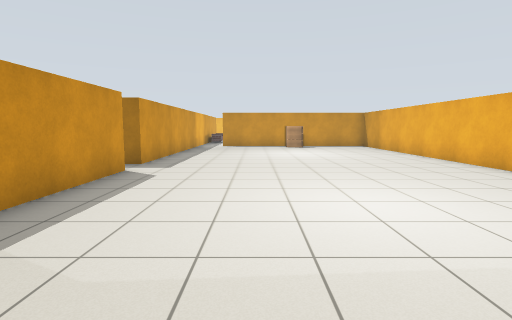
View 1 (above)

23 first-person views from a walk through a Gazebo world. The camera is 1.1 m above the floor, tilts 6° down and sees 80° across. The floor is counted in squares, 1 m on a side. Each view is taken from the middle of a square. On the plan, view 1 faces up. The plan holds only what a view shows up to about 12 squares ahead; the rest is blank. Simple shapes stand in for some stock models. Some surface patterns are stand-ins.

View 2
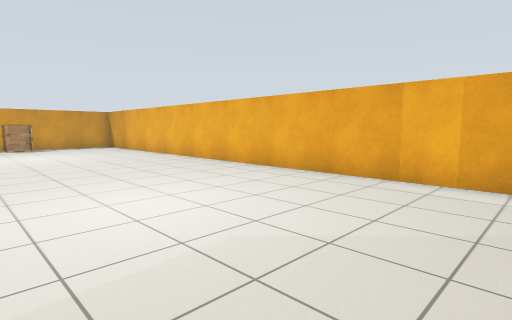

View 3
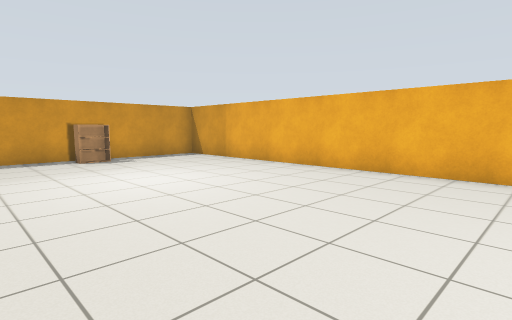

View 4
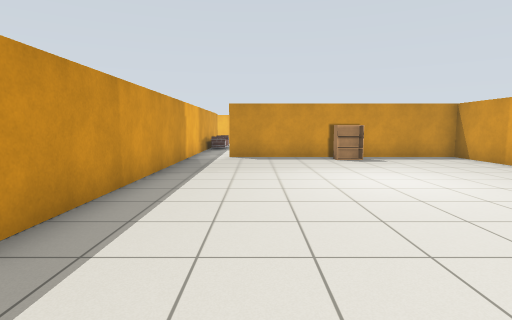

View 5
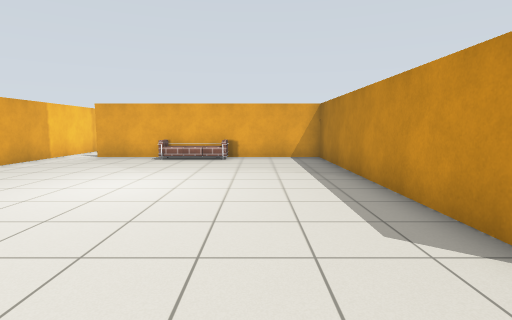

View 6
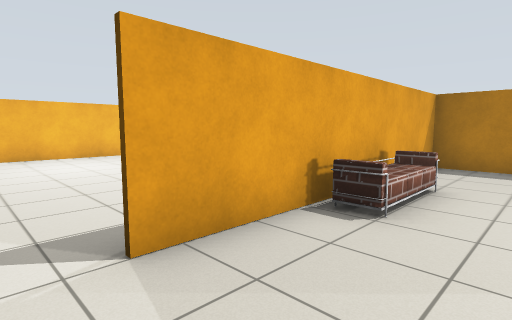

View 7
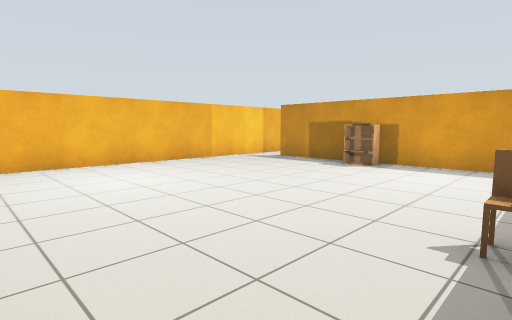

View 8
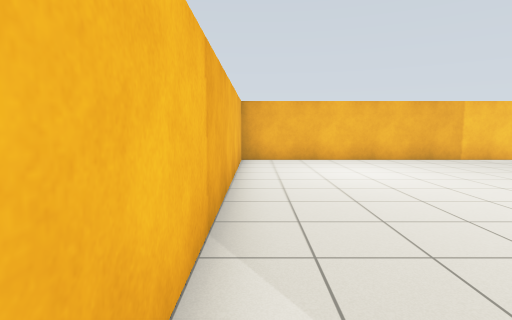

View 9
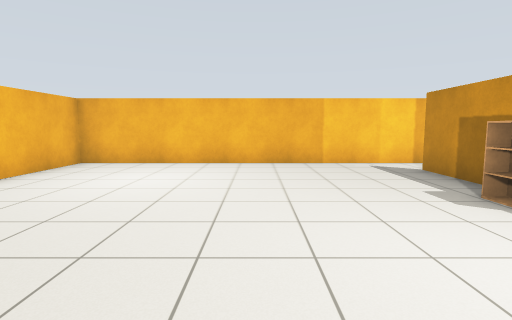

View 10
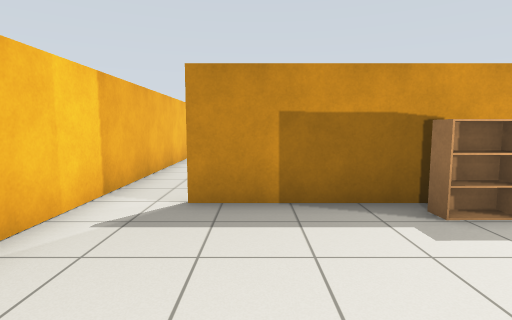

View 11
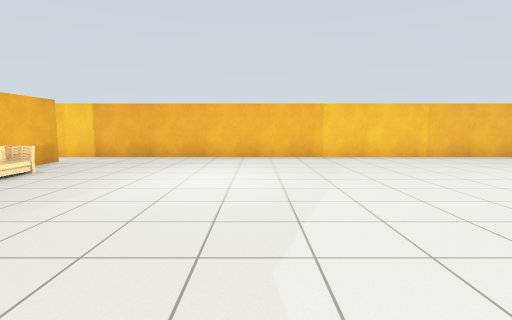

View 12
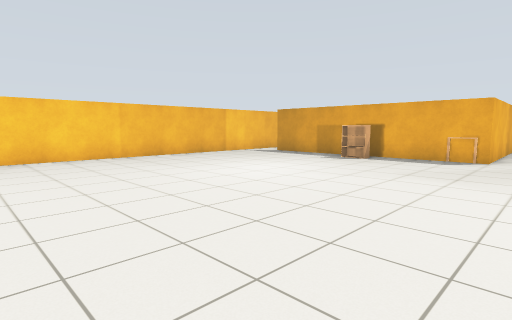

View 13
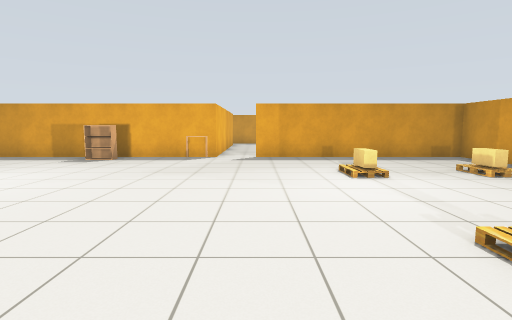

View 14
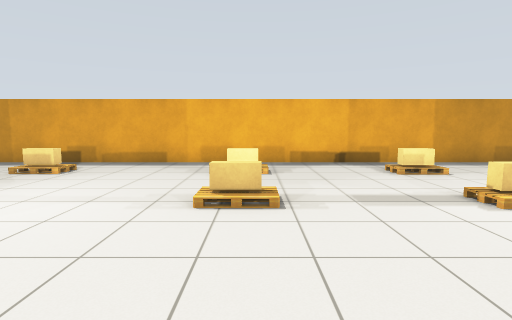

View 15
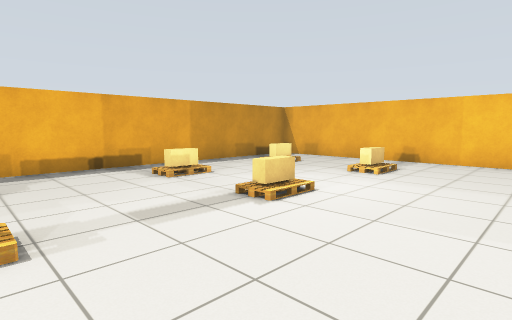

View 16
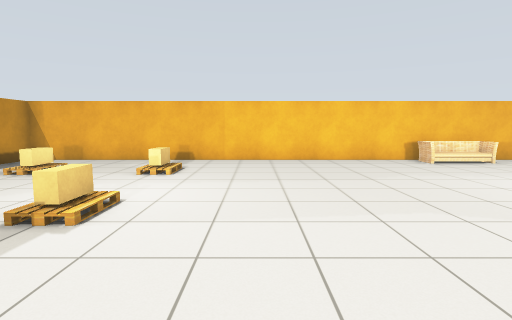

View 17
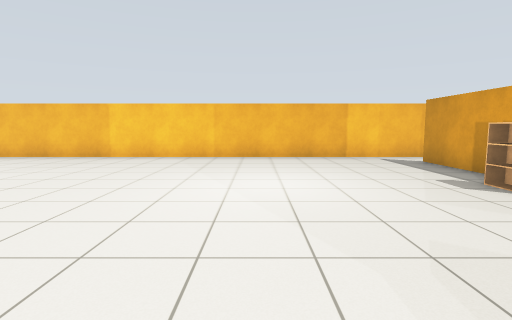

View 18
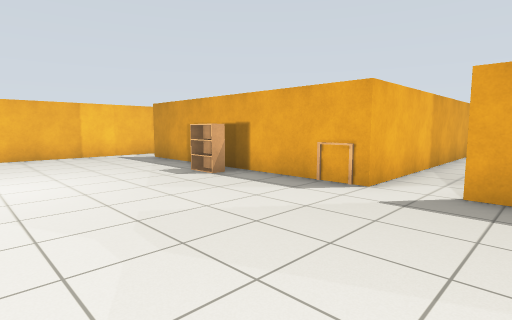

View 19
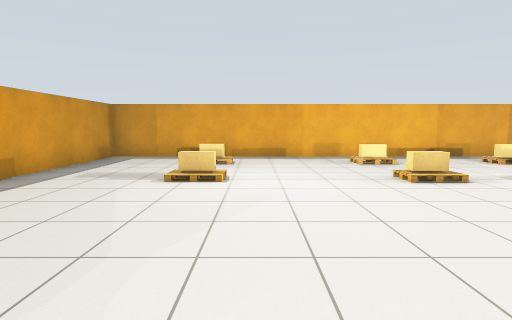

View 20
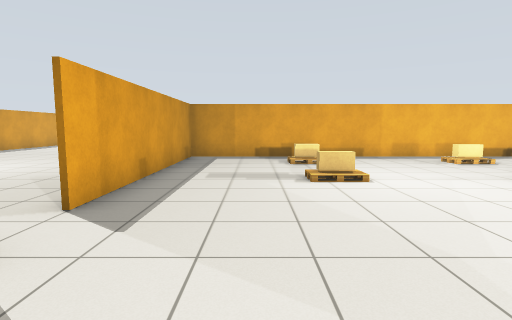

View 21
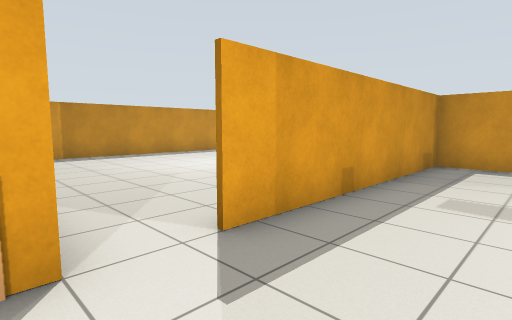

View 22
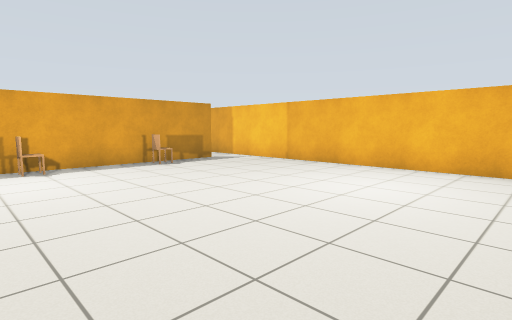

View 23
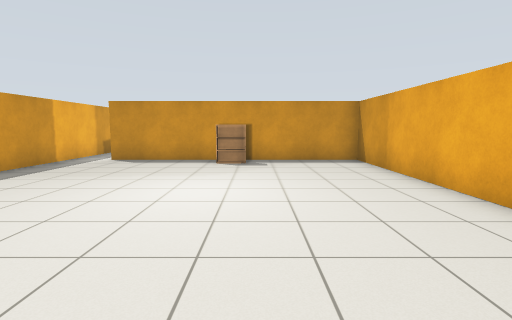

### Floor plan
Ten units are one square. View 1 is at (0, 0); x grows to the right and y downward. Boxes are objects, and circles mark ways between rooms. Rooms are numbered by the first view taken in them; rooms with no view inside come last. Other rooms are left out.
<svg viewBox="-260 -206 330 326">
<path fill="none" stroke="#000" d="M51 16 34 16M-34 -79 -34 56M-35 15 50 15M-34 -145 -34 -92M-34 74 -34 100M6 -185 -20 -185M-25 115 65 115 65 -185 34 -185M-34 -201 -34 -174M-235 34 -235 100M-235 -25 -235 1M-35 55 -35 -77 -235 -77 -235 -44M-35 100 -35 74M-234 115 -25 115M-139 -24 -148 -24M-96 -24 -105 -24M-188 -24 -196 -24M-139 -54 -147 -54M-96 -54 -105 -54M-59 -23 -68 -23M-190 -59 -190 -55 -199 -55M-59 -54 -67 -54"/>
<rect x="-15" y="15" width="10" height="10" fill="#bbb"><title>chair</title></rect>
<rect x="-5" y="5" width="30" height="10" fill="#bbb"><title>sofa</title></rect>
<rect x="15" y="-185" width="10" height="10" fill="#bbb"><title>bookshelf</title></rect>
<rect x="25" y="15" width="10" height="10" fill="#bbb"><title>chair</title></rect>
<rect x="-255" y="15" width="20" height="20" fill="#bbb"><title>table</title></rect>
<rect x="-235" y="45" width="10" height="20" fill="#bbb"><title>bookshelf</title></rect>
<rect x="-45" y="55" width="10" height="20" fill="#bbb"><title>sofa</title></rect>
<rect x="-35" y="55" width="10" height="20" fill="#bbb"><title>bookshelf</title></rect>
<circle cx="-30" cy="105" r="3" fill="#2a7"/>
<text x="20" y="-40">1</text>
<text x="-140" y="20">2</text>
</svg>
Room 1 opens to room 2.

Where each view was taken, in squares from view 1:
view 1: 0 up, 0 right, facing up
view 2: 0 up, 0 right, facing up-right
view 3: 7 up, 1 left, facing up-right
view 4: 7 up, 1 left, facing up
view 5: 10 up, 1 left, facing down
view 6: 1 up, 6 right, facing down-left
view 7: 2 down, 6 right, facing down-left
view 8: 1 down, 6 right, facing down
view 9: 2 down, 1 right, facing down
view 10: 9 down, 1 right, facing left
view 11: 0 up, 10 left, facing down
view 12: 0 up, 12 left, facing down-left
view 13: 0 up, 12 left, facing left
view 14: 2 down, 14 left, facing up
view 15: 1 down, 14 left, facing up-right
view 16: 0 up, 14 left, facing right
view 17: 0 up, 18 left, facing down
view 18: 1 up, 18 left, facing down-left
view 19: 4 down, 18 left, facing up
view 20: 4 down, 21 left, facing up
view 21: 2 down, 21 left, facing up-left
view 22: 11 down, 2 left, facing up-right
view 23: 8 up, 3 right, facing up
